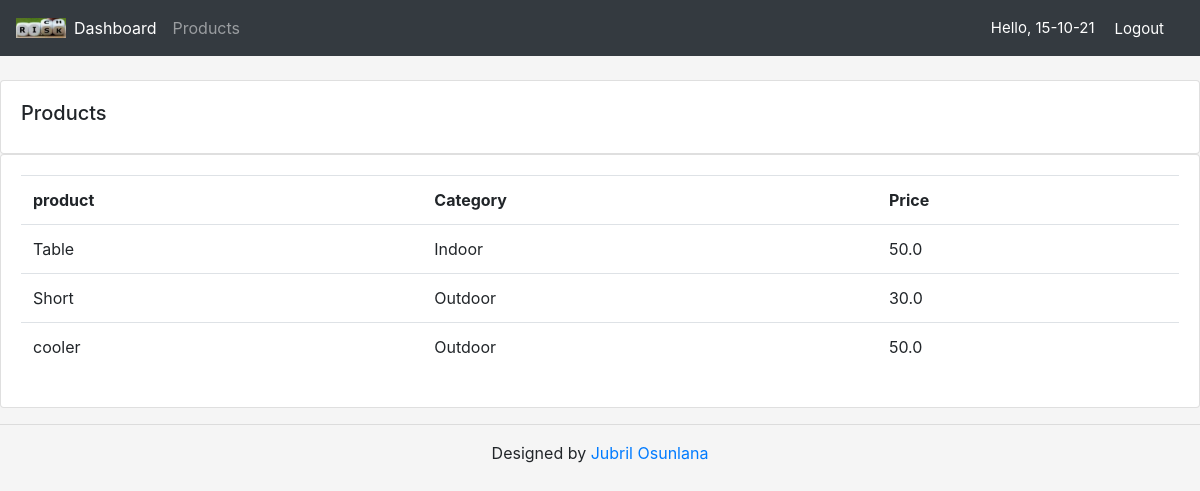
Screenshot of /products/ (signed in) with the database file from the repository.
### crm/models.py (models this page shows, shortened)
class Product(models.Model):
    CATEGORY = (
        ('Indoor', 'indoor'),
        ('Outdoor', 'Outdoor'),
    )
    name = models.CharField(max_length=200, null= True)
    price = models.FloatField(null= True)
    category = models.CharField(max_length=200, null= True, choices=CATEGORY)
    description = models.CharField(max_length=200, null= True)
    date_created = models.DateTimeField(auto_now_add=True, null=True)
    tags = models.ManyToManyField(Tag)

### crm/views.py (the view)
# urls.py: path('products/', views.products, name = 'products'),
@login_required(login_url='login')
def products(request):
    products = Product.objects.all()
    return render(request, 'crm/products.html', {'products': products})

### crm/templates/crm/products.html
{% extends 'crm/main.html' %}
{% block content %}
<br>
<div class="row">
    <div class="col-md">
        <div class="card card-body">
            <h5>Products</h5>
        </div>
        <div class="card card-body">
            <table class="table">
                <tr>
                    <th>product</th>
                    <th>Category</th>
                    <th>Price</th>
                </tr>
                {% for i in products %}
                    <tr>
                        <td> {{i.name}} </td>
                        <td> {{i.category}} </td>
                        <td> {{i.price}} </td>
                    </tr>
                {% endfor %}
            </table>
        </div>
    </div>
</div>
{% endblock %}

### crm/templates/crm/navbar.html (shortened to what this page needs)
{% load static %}
<nav class="navbar navbar-expand-lg navbar-dark bg-dark">
   <img src="{% static '/images/logo.jpg' %}" alt="" width="50px" height="20px">
    <div class="collapse navbar-collapse" id="navbarNav">
      <ul class="navbar-nav">
        <li class="nav-item active">
          <a class="nav-link" href="{% url 'home' %}">Dashboard</a>
        </li>
        <li class="nav-item">
          <a class="nav-link" href="{% url 'products' %}">Products</a>
        </li>
      </ul>
    </div>
    <span class="hello-msg">Hello, {{ request.user}}</span>
    <span ><a class="hello-msg" href="{% url 'logout' %}">Logout</a></span>
  </nav>

### static/css/main.css (style rules this page uses)
body { background-color: whitesmoke; }

### crm/templates/crm/navbar.html (style rules this page uses)
.hello-msg { font-size:15px; color: #fff; margin-right: 20px; }

### rows the page displays
Product: name "Table", category "Indoor", price "50.0"
Product: name "Short", category "Outdoor", price "30.0"
Product: name "cooler", category "Outdoor", price "50.0"

### other values shown
{{ request.user }} "15-10-21"
